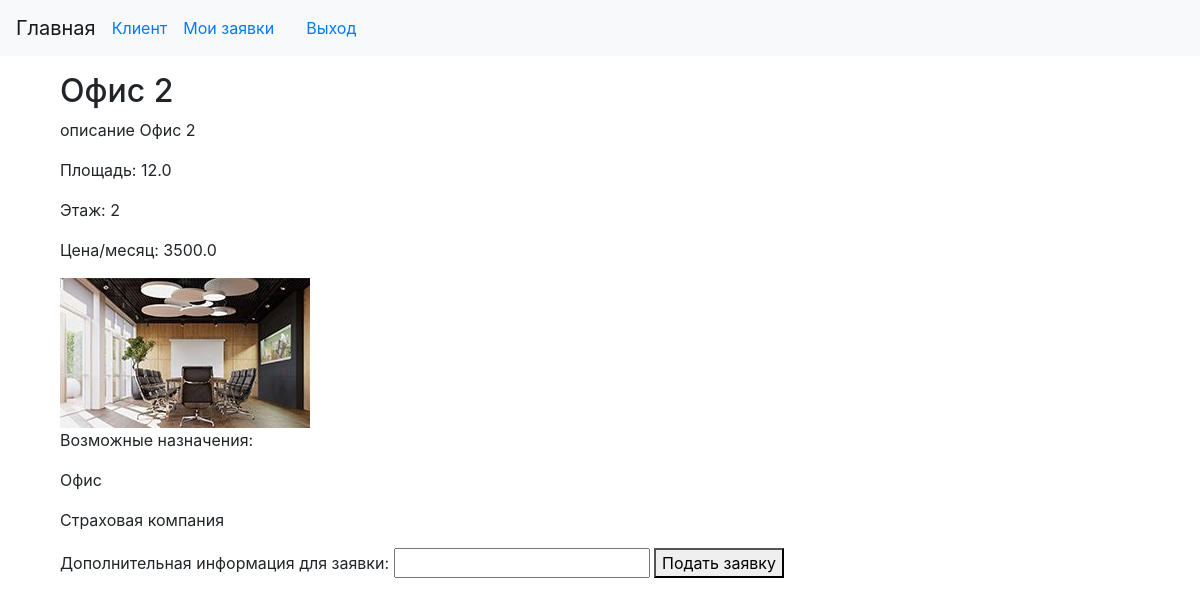
/2/ (signed in), run on the app's committed database.
### rent/models.py (models this page shows, shortened)
class Premises(models.Model):
    areaName = models.CharField(verbose_name='Название площади',
                                max_length=30)
    describe = models.TextField(verbose_name='Описание площади',
                                blank=True)
    area = models.FloatField(verbose_name='Площадь помещения',
                             blank=False)
    floor = models.IntegerField(verbose_name='Этаж', blank=False)
    price = models.FloatField(verbose_name="Цена/месяц в руб.")
    photo = models.ImageField(verbose_name='Изображения',
                              upload_to='photos/%Y/%m/%d/', blank=True)
    purpose = models.ManyToManyField('PurposesOfPremises', verbose_name='Назначения', blank=True)
    class Meta:
        verbose_name = 'Помещение'
        verbose_name_plural = 'Помещения'

class PurposesOfPremises(models.Model):
    purposeName = models.CharField(verbose_name='Назначение',
                                   max_length=30)
    class Meta:
        verbose_name = 'Нахначение'
        verbose_name_plural = 'Назначения'

### rent/views.py (the view)
# urls.py: path('<int:area_id>/', by_area, name='by_area'),
def by_area(request, area_id):
    current_area = Premises.objects.get(pk=area_id)
    context = {
        'current_area': current_area,
        'message': ""
    }
    return render(request, 'rent/by_area.html', context)

### templates/rent/by_area.html (shortened to what this page needs)
{% extends "layout/basic.html" %}
{% block content %}
    <div>
        <h2>{{ current_area.areaName }}</h2>
        <p>{{ current_area.describe }}</p>
        <p>Площадь: {{ current_area.area }}</p>
        <p>Этаж: {{ current_area.floor }}</p>
        <p>Цена/месяц: {{ current_area.price }}</p>
        <img src="{{ current_area.photo.url }}" alt=""/>
        {% if  current_area.purpose.all.exists%}
        <p>Возможные назначения: </p>
        {% for purp in current_area.purpose.all %}
            <p>{{ purp.purposeName }}</p>
        {% endfor %}
        {% endif %}
    {% if not user.is_staff %}
    <form action="{% url 'addApp' current_area.pk%}" method="post">
        Дополнительная информация для заявки: <input type="text" name="addInfo"/>
        <button type="submit" name='mybtn2'>Подать заявку</button>
    </form>
    {% endif %}
    </div>
{% endblock %}

### templates/layout/basic.html (shortened to what this page needs)
<!DOCTYPE html>
<html lang="en">
<head>
    <link rel="stylesheet" href="https://stackpath.bootstrapcdn.com/bootstrap/4.1.3/css/bootstrap.min.css">
</head>
<body>
<nav class="navbar navbar-expand-lg navbar-light bg-light">
    <a href="{% url 'index' %}" class="navbar-brand">Главная</a>
    {% if user.is_authenticated %}
        <a href="#">{{ user.username }}</a>
        <a href="{% url 'apps' %}" class="nav-link">Мои заявки</a>
        <a href="{% url 'logout' %}" class="nav-link">Выход</a>
    {% else %}
      <a href="{% url 'login' %}" class="nav-link">Вход</a>
      <a href="{% url 'signup' %}" class="nav-link">Регистрация</a>
    {% endif %}
</nav>
<div class="container mt-3">
 <div class="col-md-9">
    <section>
        {% block content %}
        {% endblock %}
    </section>
 </div>
</div>
</body>
</html>

### data on the page
Premises: areaName "Офис 2", describe "описание Офис 2", area "12.0", floor "2", price "3500.0", photo (picture)
PurposesOfPremises: purposeName "Офис"
PurposesOfPremises: purposeName "Страховая компания"

### other printed values
{{ user.username }} "Клиент"
